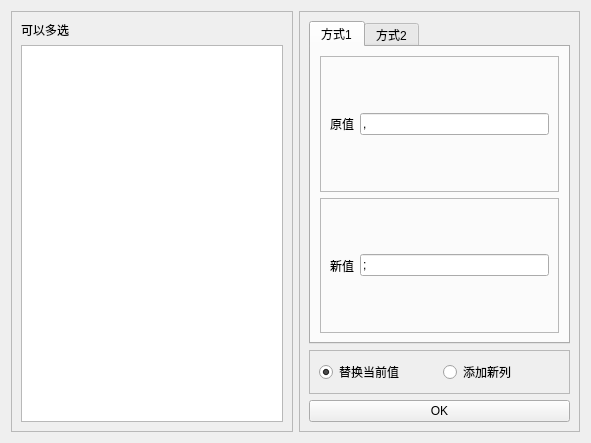
<?xml version="1.0" encoding="UTF-8"?>
<ui version="4.0">
 <class>Form</class>
 <widget class="QWidget" name="Form">
  <property name="geometry">
   <rect>
    <x>0</x>
    <y>0</y>
    <width>591</width>
    <height>443</height>
   </rect>
  </property>
  <property name="windowTitle">
   <string>替换值</string>
  </property>
  <layout class="QHBoxLayout" name="horizontalLayout_6">
   <item>
    <widget class="QFrame" name="frame">
     <property name="frameShape">
      <enum>QFrame::StyledPanel</enum>
     </property>
     <property name="frameShadow">
      <enum>QFrame::Raised</enum>
     </property>
     <layout class="QVBoxLayout" name="verticalLayout">
      <item>
       <widget class="QLabel" name="label">
        <property name="text">
         <string>可以多选</string>
        </property>
       </widget>
      </item>
      <item>
       <widget class="QListWidget" name="column_widget">
        <property name="selectionMode">
         <enum>QAbstractItemView::ExtendedSelection</enum>
        </property>
       </widget>
      </item>
     </layout>
    </widget>
   </item>
   <item>
    <widget class="QFrame" name="frame_2">
     <property name="frameShape">
      <enum>QFrame::StyledPanel</enum>
     </property>
     <property name="frameShadow">
      <enum>QFrame::Raised</enum>
     </property>
     <layout class="QVBoxLayout" name="verticalLayout_3">
      <item>
       <widget class="QTabWidget" name="tabwidget">
        <property name="currentIndex">
         <number>0</number>
        </property>
        <widget class="QWidget" name="tab">
         <attribute name="title">
          <string>方式1</string>
         </attribute>
         <layout class="QVBoxLayout" name="verticalLayout_2">
          <item>
           <widget class="QFrame" name="frame_5">
            <property name="frameShape">
             <enum>QFrame::StyledPanel</enum>
            </property>
            <property name="frameShadow">
             <enum>QFrame::Raised</enum>
            </property>
            <layout class="QHBoxLayout" name="horizontalLayout_2">
             <item>
              <widget class="QLabel" name="label_3">
               <property name="text">
                <string>原值</string>
               </property>
              </widget>
             </item>
             <item>
              <widget class="QLineEdit" name="old_lineEdit">
               <property name="text">
                <string>,</string>
               </property>
              </widget>
             </item>
            </layout>
           </widget>
          </item>
          <item>
           <widget class="QFrame" name="frame_6">
            <property name="frameShape">
             <enum>QFrame::StyledPanel</enum>
            </property>
            <property name="frameShadow">
             <enum>QFrame::Raised</enum>
            </property>
            <layout class="QHBoxLayout" name="horizontalLayout_4">
             <item>
              <widget class="QLabel" name="label_4">
               <property name="text">
                <string>新值</string>
               </property>
              </widget>
             </item>
             <item>
              <widget class="QLineEdit" name="new_lineEdit">
               <property name="text">
                <string>;</string>
               </property>
              </widget>
             </item>
            </layout>
           </widget>
          </item>
         </layout>
        </widget>
        <widget class="QWidget" name="tab_2">
         <attribute name="title">
          <string>方式2</string>
         </attribute>
         <widget class="QFrame" name="frame_4">
          <property name="geometry">
           <rect>
            <x>10</x>
            <y>0</y>
            <width>232</width>
            <height>48</height>
           </rect>
          </property>
          <property name="frameShape">
           <enum>QFrame::StyledPanel</enum>
          </property>
          <property name="frameShadow">
           <enum>QFrame::Raised</enum>
          </property>
          <layout class="QHBoxLayout" name="horizontalLayout_3">
           <item>
            <widget class="QLabel" name="label_2">
             <property name="text">
              <string>字符</string>
             </property>
            </widget>
           </item>
           <item>
            <widget class="QLineEdit" name="other_linedit"/>
           </item>
          </layout>
         </widget>
         <widget class="QFrame" name="frame_7">
          <property name="geometry">
           <rect>
            <x>10</x>
            <y>60</y>
            <width>220</width>
            <height>43</height>
           </rect>
          </property>
          <property name="frameShape">
           <enum>QFrame::StyledPanel</enum>
          </property>
          <property name="frameShadow">
           <enum>QFrame::Raised</enum>
          </property>
          <layout class="QHBoxLayout" name="horizontalLayout_5">
           <item>
            <widget class="QRadioButton" name="rbt00">
             <property name="text">
              <string>保留</string>
             </property>
             <property name="checked">
              <bool>true</bool>
             </property>
            </widget>
           </item>
           <item>
            <widget class="QRadioButton" name="rbt11">
             <property name="text">
              <string>舍弃</string>
             </property>
            </widget>
           </item>
          </layout>
         </widget>
        </widget>
       </widget>
      </item>
      <item>
       <widget class="QFrame" name="frame_3">
        <property name="frameShape">
         <enum>QFrame::StyledPanel</enum>
        </property>
        <property name="frameShadow">
         <enum>QFrame::Raised</enum>
        </property>
        <layout class="QHBoxLayout" name="horizontalLayout">
         <item>
          <widget class="QRadioButton" name="rbt0">
           <property name="text">
            <string>替换当前值</string>
           </property>
           <property name="checked">
            <bool>true</bool>
           </property>
           <attribute name="buttonGroup">
            <string notr="true">buttonGroup</string>
           </attribute>
          </widget>
         </item>
         <item>
          <widget class="QRadioButton" name="rbt1">
           <property name="text">
            <string>添加新列</string>
           </property>
           <attribute name="buttonGroup">
            <string notr="true">buttonGroup</string>
           </attribute>
          </widget>
         </item>
        </layout>
       </widget>
      </item>
      <item>
       <widget class="QPushButton" name="ok_button">
        <property name="text">
         <string>OK</string>
        </property>
       </widget>
      </item>
     </layout>
    </widget>
   </item>
  </layout>
 </widget>
 <resources/>
 <connections/>
 <buttongroups>
  <buttongroup name="buttonGroup"/>
 </buttongroups>
</ui>
